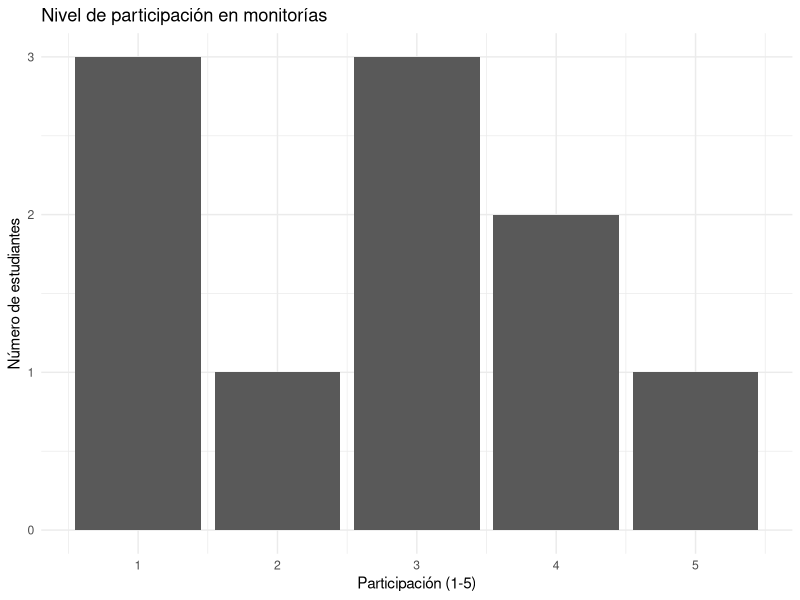

Generate this figure with R:
## ---- chunk 1
#| echo: false
#| message: false
#| warning: false
outcome_challenges <- data.frame(
  Actor = c("Estudiantes", "Monitores", "Profesores"),
  Cambio_esperado = c(
    "Participan activamente en monitorías y mejoran hábitos de estudio",
    "Desarrollan habilidades pedagógicas y acompañan efectivamente",
    "Integran monitorías en su estrategia de enseñanza"
  ),
  stringsAsFactors = FALSE
)

outcome_challenges
## ---- chunk 2
#| echo: false
#| message: false
#| warning: false

 progress_markers <- data.frame(
  Actor = rep("Estudiantes", 3),
  Nivel = c("Esperar ver", "Sería bueno ver", "Ideal ver"),
  Comportamiento = c(
    "Asisten regularmente a monitorías",
    "Participan activamente en sesiones",
    "Ayudan a otros estudiantes"
  ),
  stringsAsFactors = FALSE
)

progress_markers
## ---- chunk 3
#| echo: false
#| message: false
#| warning: false

estrategias <- data.frame(
  Estrategia = c(
    "Capacitación a monitores",
    "Sesiones semanales de monitoría",
    "Seguimiento académico",
    "Coordinación con profesores"
  ),
  Objetivo = c(
    "Mejorar calidad del acompañamiento",
    "Aumentar participación estudiantil",
    "Detectar estudiantes en riesgo",
    "Alinear monitorías con cursos"
  ),
  stringsAsFactors = FALSE
)

estrategias

## ---- chunk 4
#| echo: false
#| message: false
#| warning: false

set.seed(123)

seguimiento <- data.frame(
  estudiante = 1:10,
  asistencia = sample(0:1, 10, replace = TRUE),
  participacion = sample(1:5, 10, replace = TRUE),
  ayuda_otros = sample(0:1, 10, replace = TRUE)
)

seguimiento
## ---- chunk 5
#| echo: false
#| message: false
#| warning: false

library(ggplot2)

ggplot(seguimiento, aes(x = participacion)) +
  geom_bar() +
  labs(
    title = "Nivel de participación en monitorías",
    x = "Participación (1-5)",
    y = "Número de estudiantes"
  ) +
  theme_minimal()
